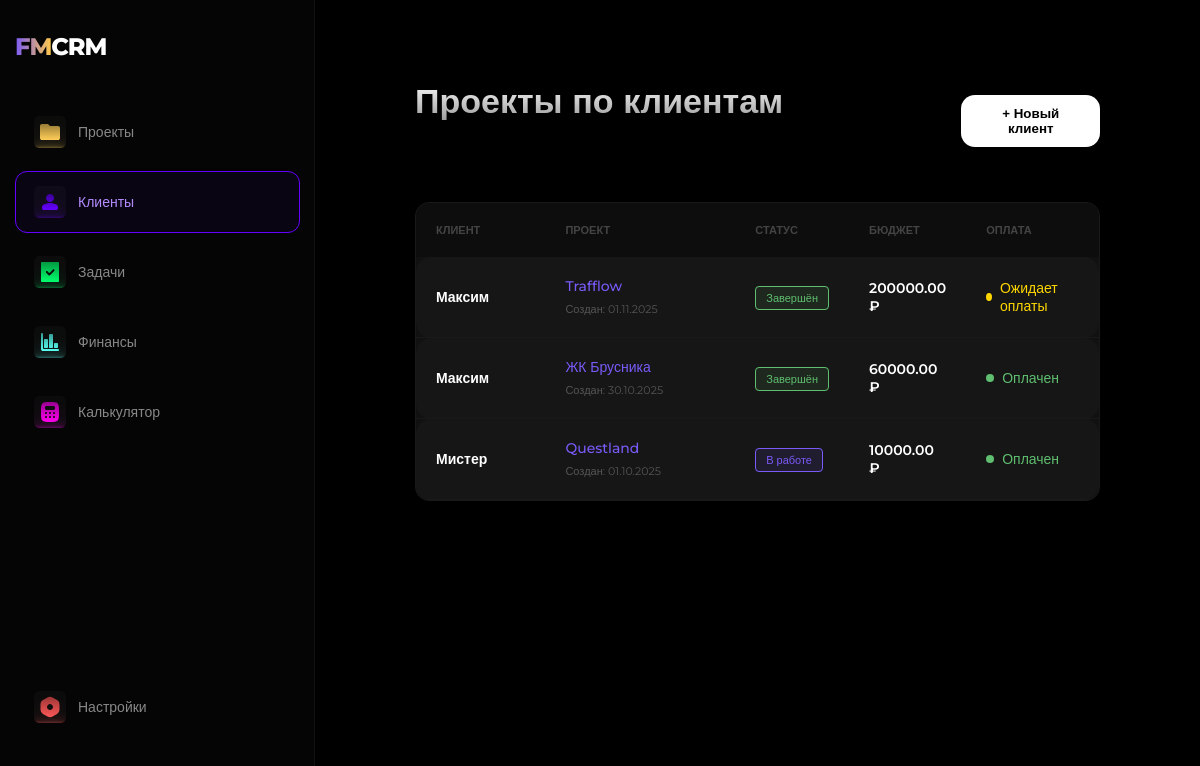
Before: /clients/ with the older database file.
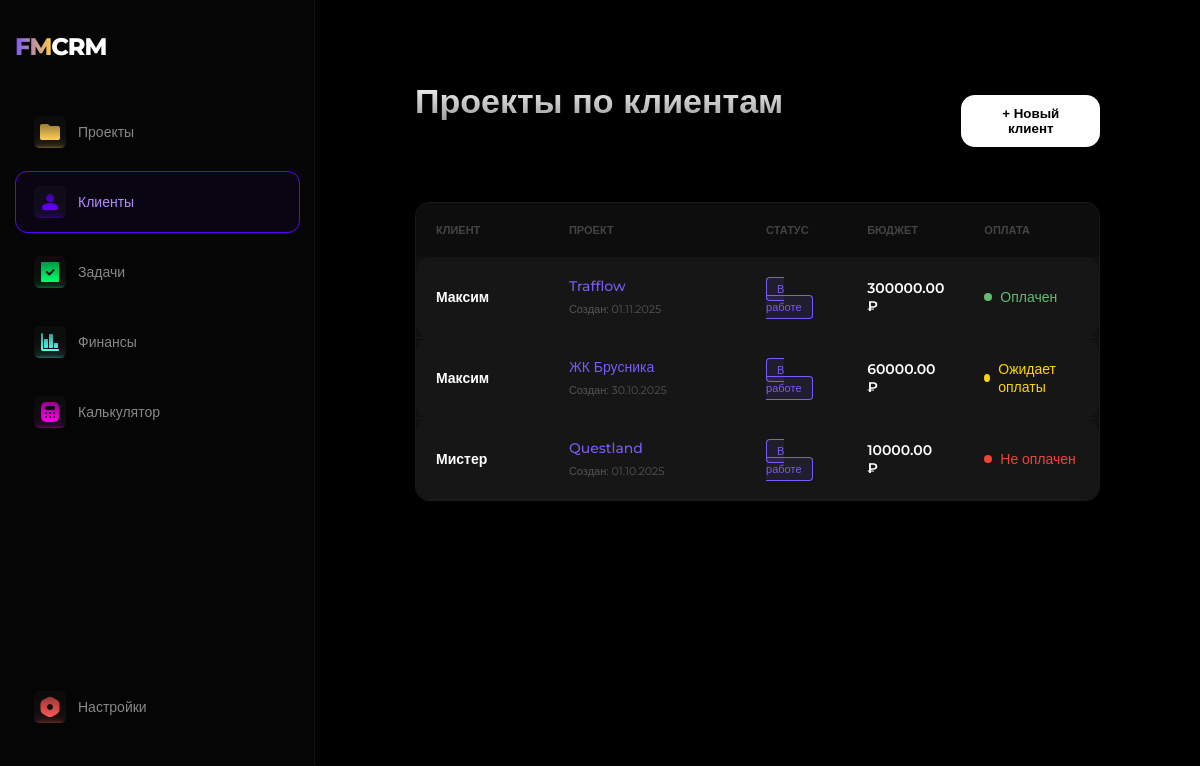
After: the same page with the newer database file.
### crm/models.py (models this page shows, shortened)
class Project(models.Model):
    STATUS_CHOICES = (
        ('planned', 'К выполнению'),
        ('inwork', 'В работе'),
        ('done', 'Завершён'),
        ('overdue', 'Просрочен'),
        ('paused', 'Приостановлен'),
    )
    PAYMENT_CHOICES = (
        ('paid', 'Оплачен'),
        ('not_paid', 'Не оплачен'),
        ('pending', 'Ожидает оплаты'),
    )
    title = models.CharField(max_length=200, verbose_name="Название проекта")
    client = models.ForeignKey(
        Client,
        on_delete=models.SET_NULL,
        null=True,
        blank=True,
        related_name='projects',
        verbose_name="Клиент"
    )
    description = models.TextField(blank=True, null=True, verbose_name="Описание проекта")
    status = models.CharField(max_length=20, choices=STATUS_CHOICES, default='planned', verbose_name="Статус")
    budget = models.DecimalField(max_digits=10, decimal_places=2, null=True, blank=True, verbose_name="Бюджет")
    start_date = models.DateField(null=True, blank=True, verbose_name="Дата начала")
    end_date = models.DateField(null=True, blank=True, verbose_name="Дата завершения")
    payment_status = models.CharField(max_length=20, choices=PAYMENT_CHOICES, default='not-paid', verbose_name="Оплата")
    order = models.PositiveIntegerField(default=0, verbose_name="Позиция")
    def get_status_display(self):
        return dict(self.STATUS_CHOICES).get(self.status, '—')
    def get_payment_status_display(self):
        return dict(self.PAYMENT_CHOICES).get(self.payment_status, '—')
    class Meta:
        ordering = ['status', 'order', 'id']

class Client(models.Model):
    name = models.CharField(max_length=200, verbose_name="Имя/Компания")
    contact_person = models.CharField(max_length=200, blank=True, null=True, verbose_name="Контактное лицо")
    email = models.EmailField(blank=True, null=True, verbose_name="Email")
    phone = models.CharField(max_length=20, blank=True, null=True, verbose_name="Телефон")
    telegram = models.CharField(max_length=100, blank=True, null=True, verbose_name="Telegram")
    is_vip = models.BooleanField(default=False, verbose_name="VIP статус")
    created_at = models.DateTimeField(auto_now_add=True, verbose_name="Дата добавления")
    class Meta:
        verbose_name = "Клиент"
        verbose_name_plural = "Клиенты"
        ordering = ['name']

### crm/views.py (the view)
# urls.py: path('clients/', views.client_projects_view, name='clients'),
def client_projects_view(request):
    all_projects = Project.objects.select_related('client').all().order_by('client__name', '-start_date')
    return render(request, 'clients.html', {'projects': all_projects})

### templates/clients.html (shortened to what the changed rows need)
{% extends 'base.html' %}
{% block content %}
<div class="content">
    <div class="topbar">
        <h1>Проекты по клиентам</h1>
    </div>
    <div class="project-card" style="padding: 0; overflow: hidden; border: 1px solid #191919; background-color: #111;">
        <table style="width: 100%; border-collapse: collapse; color: white; text-align: left;">
            <thead>
                <tr style="background-color: #0D0D0D; color: #808080; font-size: 12px; text-transform: uppercase;">
                    <th style="padding: 20px; width: 20%;">Клиент</th>
                    <th style="padding: 20px; width: 30%;">Проект</th>
                    <th style="padding: 20px; width: 15%;">Статус</th>
                    <th style="padding: 20px; width: 15%;">Бюджет</th>
                    <th style="padding: 20px; width: 20%;">Оплата</th>
                </tr>
            </thead>
            <tbody style="font-size: 14px;">
                {% for project in projects %}
                <tr style="border-bottom: 1px solid #191919; transition: background 0.2s;" onmouseover="this.style.backgroundColor='#161616'" onmouseout="this.style.backgroundColor='transparent'">
                    <td style="padding: 20px;">
                        <div style="font-weight: 600; color: #fff;">
                            {{ project.client.name|default:"Без клиента" }}
                        </div>
                    </td>
                    <td style="padding: 20px;">
                        <a href="{% url 'project_detail' project.id %}" style="color: #7A5AF8; text-decoration: none; font-weight: 500; display: block; margin-bottom: 4px;">
                            {{ project.title }}
                        </a>
                        <span style="font-size: 11px; color: #555;">Создан: {{ project.start_date|date:"d.m.Y" }}</span>
                    </td>
                    <td style="padding: 20px;">
                        <span style="padding: 4px 10px; border-radius: 4px; font-size: 11px; font-weight: 500; border: 1px solid;
                            {% if project.status == 'done' %} background: rgba(95,190,111,0.1); color: #5FBE6F; border-color: #5FBE6F;
                            {% elif project.status == 'inwork' %} background: rgba(122,90,248,0.1); color: #7A5AF8; border-color: #7A5AF8;
                            {% elif project.status == 'overdue' %} background: rgba(240,68,56,0.1); color: #F04438; border-color: #F04438;
                            {% else %} background: rgba(128,128,128,0.1); color: #808080; border-color: #808080; {% endif %}">
                            {{ project.get_status_display }}
                        </span>
                    </td>
                    <td style="padding: 20px; font-weight: 600;">
                        {{ project.budget|default:"0" }} ₽
                    </td>
                    <td style="padding: 20px;">
                        <div style="display: flex; align-items: center; gap: 8px;">
                            <div style="width: 8px; height: 8px; border-radius: 50%;
                                {% if project.payment_status == 'paid' %} background-color: #5FBE6F;
                                {% elif project.payment_status == 'pending' %} background-color: #FFD700;
                                {% else %} background-color: #F04438; {% endif %}">
                            </div>
                            <span style="font-weight: 500;
                                {% if project.payment_status == 'paid' %} color: #5FBE6F;
                                {% elif project.payment_status == 'pending' %} color: #FFD700;
                                {% else %} color: #F04438; {% endif %}">
                                {{ project.get_payment_status_display }}
                            </span>
                        </div>
                    </td>
                </tr>
                {% empty %}
                <tr>
                    <td colspan="5" style="padding: 40px; text-align: center; color: #666;">
                        Проектов пока нет. Добавьте первый проект и привяжите его к клиенту.
                    </td>
                </tr>
                {% endfor %}
            </tbody>
        </table>
    </div>
</div>
{% endblock %}

Changed rows visible on the page:
changed Project "Trafflow": status "Завершён" → "В работе"; budget "200000.00" → "300000.00"; payment_status "Ожидает оплаты" → "Оплачен"
changed Project "ЖК Брусника": status "Завершён" → "В работе"; payment_status "Оплачен" → "Ожидает оплаты"
changed Project "Questland": payment_status "Оплачен" → "Не оплачен"
